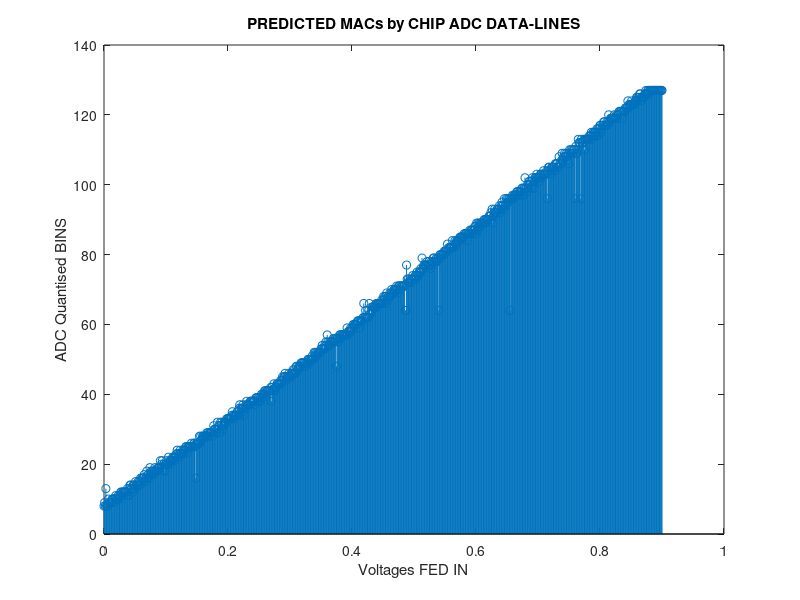

Source code (MATLAB):
clear;clc;
load('./ADC_predicted_Dec.mat');



IMCVOutvolt_arr=[0:0.001:0.9];
xdata=IMCVOutvolt_arr;
%DL_indices=[1:18,27:62,71:88];
DL_indices=[1];
RL_indices=[19:26,63:70];

DL_ADCs=ADC_predicted_Dec(:,DL_indices+2);
figure;
stem(xdata,DL_ADCs);
title('PREDICTED MACs by CHIP ADC DATA-LINES');
xlabel('Voltages FED IN');
ylabel('ADC Quantised BINS');
hold on;

%%Reference ADCs
% figure;
% RL_ADCs=ADC_predicted_Dec(:,RL_indices+2);
% stem(xdata,RL_ADCs);
% title('PREDICTED MACs by CHIP ADC REF-DATA-LINES');
% xlabel('Voltages FED IN');
% ylabel('ADC Quantised Voltages obtained');
% hold on;
